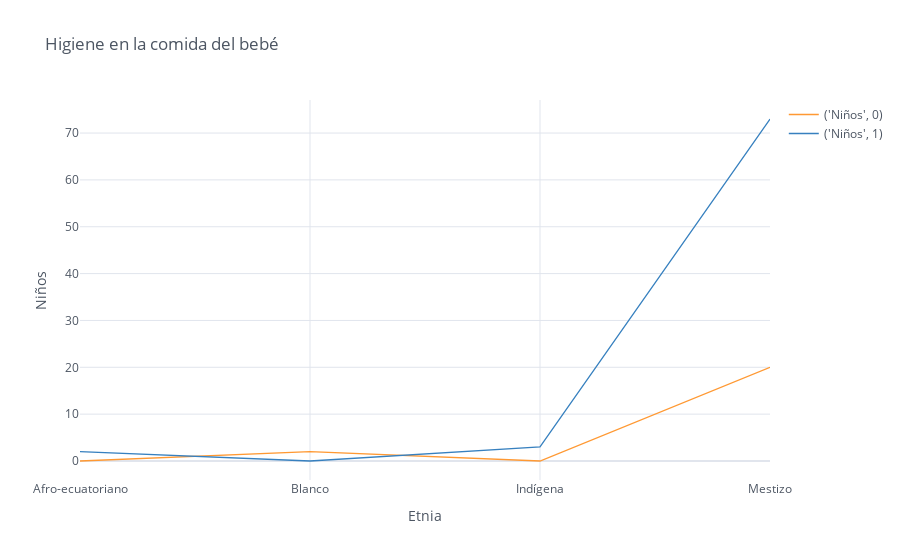

Notebook source saved alongside this figure:
### Code cell
df_comida_bb.iplot(kind='line',xTitle = 'Etnia',yTitle = 'Niños',title='Higiene en la comida del bebé')

### Figure 1 — Plotly figure (JSON) as saved in the notebook; plotly's stock layout.template omitted (floating-point values rounded to 4 significant figures)
{"data": [{"line": {"color": "rgba(255, 153, 51, 1.0)", "dash": "solid", "shape": "linear", "width": 1.3}, "mode": "lines", "name": "('Niños', 0)", "text": "", "type": "scatter", "x": ["Afro-ecuatoriano", "Blanco", "Indígena", "Mestizo"], "y": [0, 2, 0, 20]}, {"line": {"color": "rgba(55, 128, 191, 1.0)", "dash": "solid", "shape": "linear", "width": 1.3}, "mode": "lines", "name": "('Niños', 1)", "text": "", "type": "scatter", "x": ["Afro-ecuatoriano", "Blanco", "Indígena", "Mestizo"], "y": [2, 0, 3, 73]}], "layout": {"legend": {"bgcolor": "#FFFFFF", "font": {"color": "#4D5663"}}, "paper_bgcolor": "#FFFFFF", "plot_bgcolor": "#FFFFFF", "title": {"font": {"color": "#4D5663"}, "text": "Higiene en la comida del bebé"}, "xaxis": {"gridcolor": "#E1E5ED", "showgrid": true, "tickfont": {"color": "#4D5663"}, "title": {"font": {"color": "#4D5663"}, "text": "Etnia"}, "zerolinecolor": "#E1E5ED"}, "yaxis": {"gridcolor": "#E1E5ED", "showgrid": true, "tickfont": {"color": "#4D5663"}, "title": {"font": {"color": "#4D5663"}, "text": "Niños"}, "zerolinecolor": "#E1E5ED"}}}
